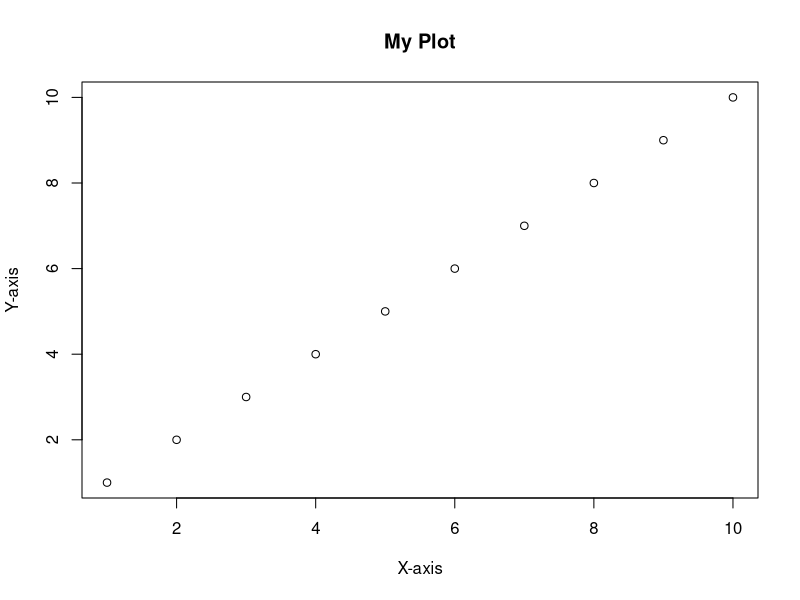
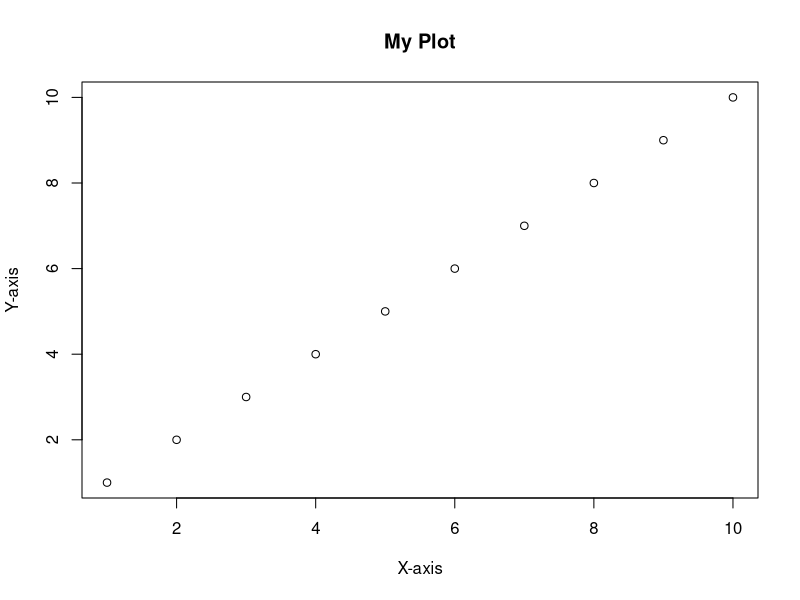
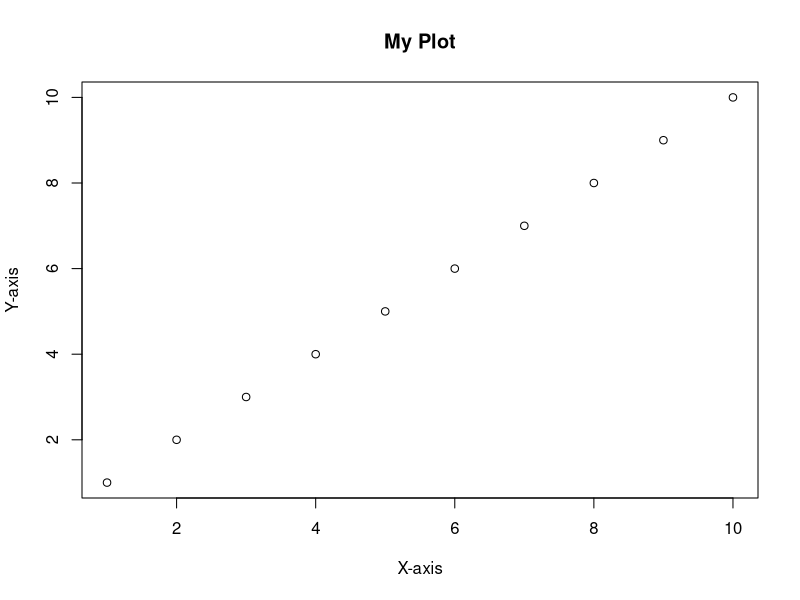

These charts were generated, in order, by the following R code:
## ---- chunk 1
plot(1:10, 1:10, main = "My Plot", xlab
     = "X-axis", ylab = "Y-axis")
## ---- chunk 2
#| output: false
# Create a PNG file
png("my_plot.png", width = 800, height = 600)
# Create a simple plot
plot(1:10, 1:10, main = "My Plot", xlab
     = "X-axis", ylab = "Y-axis")
# Close the device
dev.off()
## ---- chunk 3
#| output: false
pdf("my_plot.pdf", width = 8, height = 6)

plot(1:10, 1:10, main = "My Plot", xlab
     = "X-axis", ylab = "Y-axis")
# Always close the device
dev.off()
